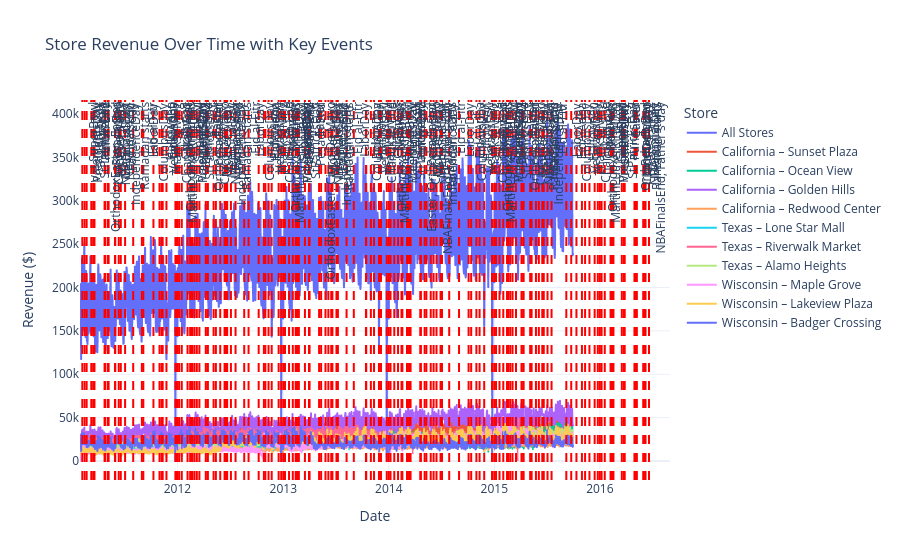

Here is the notebook cell this chart was saved with:
### Code cell
# 1. Load your data (replace with your actual file paths)
# df_train = pd.read_csv('training_data.csv')
# df_events = pd.read_csv('events.csv')
df_train    = pd.read_csv('data/train.csv')           # columns: store_id, date, revenue
df_total = df_train[df_train['store_name'] == 'All Stores'].copy()
df_total = df_total.drop(columns=['store_id', 'store_name'])


df_events = pd.read_csv('data/calendar_events.csv') # columns: date, event_name (etc.)

# Ensure dates are datetime objects for proper Plotly formatting
df_train['date'] = pd.to_datetime(df_train['date'])
df_events['date'] = pd.to_datetime(df_events['date'])

# 2. Create the base line chart for store revenues
# 'color' automatically groups the data by store_name and assigns different colors
fig = px.line(
    df_train, 
    x='date', 
    y='revenue', 
    color='store_name',
    title='Store Revenue Over Time with Key Events',
    labels={'date': 'Date', 'revenue': 'Revenue ($)', 'store_name': 'Store'}
)

# 3. Add a vertical line for each event in the events dataset
for index, row in df_events.iterrows():
    fig.add_vline(
        x=row['date'].timestamp() * 1000, # Plotly expects timestamp in ms for vlines on datetime axes sometimes, but usually just the date string/object works. Using row['date'] directly is usually fine in newer versions.
        # simpler alternative: x=row['date'],
        line_width=2, 
        line_dash="dash", 
        line_color="red",
        annotation_text=row['event'], 
        annotation_position="top right", # Places the event name at the top of the line
        annotation_textangle=-90 # Optional: turns the text sideways if you have many events
    )

# 4. Improve layout for better readability
fig.update_layout(
    hovermode="x unified", # Shows tooltip for all stores at a specific date when hovering
    template="plotly_white"
)

# 5. Display the interactive plot
fig.show()
